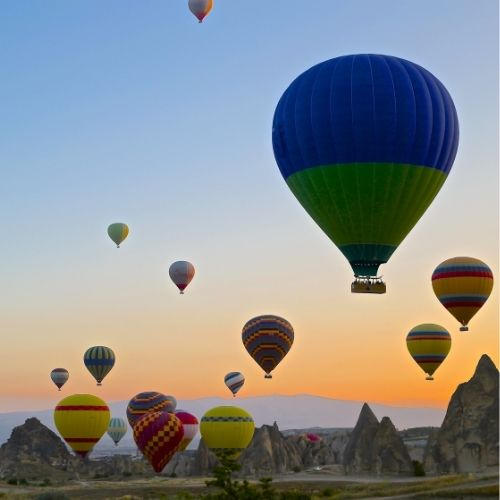
#> input picture opencv_demo-main/image_basics_py/balloon.jpg, 500 x 500 px
$ python img_roi.py
#> lines starting #> are read from the running program, lines starting #| are printed output that depends on the picture; after the words box and inside, x2 and y2 are one past the last pixel; in counts of white or black regions, pixels touching at a corner belong together
import cv2
import numpy
import imutils

#img read
img=cv2.imread("balloon.jpg")
#> img is the input picture: shape (500, 500, 3); mean B, G, R 144, 143, 139.8


#eye_ROI
eye = img[310:382, 240:295]
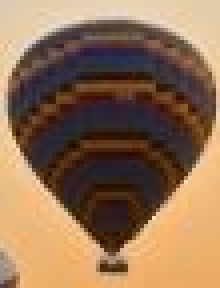
#> eye: shape (72, 55, 3) (shown 4 times larger); mean B, G, R 83.7, 111.4, 143.9
img[50:122, 20:75] = eye
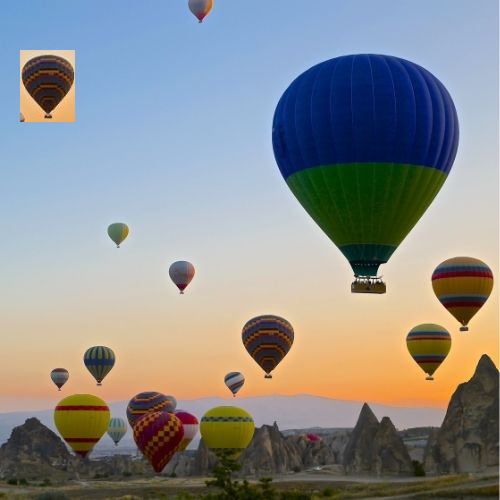
#> img: shape (500, 500, 3); 1.58% of pixels changed, all inside (x1, y1, x2, y2) = (20, 50, 75, 122)


#image show
imgshow=cv2.imshow("Image", img)
cv2.waitKey(0)
